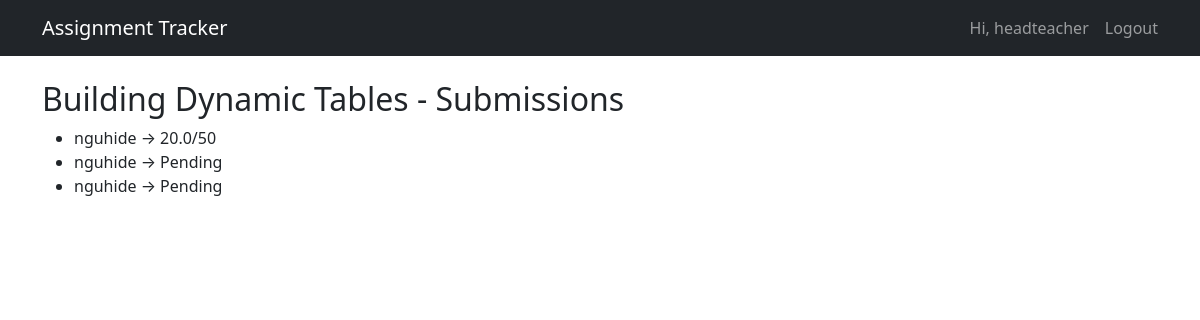
The app's page /assignments/1/ (signed in) with its own data.
### tracker/models.py (models this page shows, shortened)
class Assignment(models.Model): # an assignment created by a teacher
    title = models.CharField(max_length=200)
    description = models.TextField(blank=True)
    file = models.FileField(upload_to="assignments/", blank=True, null=True)
    subject = models.ForeignKey(Subject, on_delete=models.CASCADE, null=True, blank=True)
    teacher = models.ForeignKey(User, on_delete=models.CASCADE, related_name="created_assignments")
    created_at = models.DateTimeField(auto_now_add=True)
    max_score = models.PositiveIntegerField(default=100)  # max possible score

class Submission(models.Model): # student submission to an assignment
    assignment = models.ForeignKey(Assignment, on_delete=models.CASCADE, related_name="submissions")
    student = models.ForeignKey(StudentProfile, on_delete=models.CASCADE)
    answer_file = models.FileField(upload_to="assignment_answers/", blank=True, null=True)
    answer_text = models.TextField(blank=True, null=True)
    submitted_at = models.DateTimeField(auto_now_add=True)
    score = models.FloatField(blank=True, null=True)
    feedback = models.TextField(blank=True, null=True)
    is_reviewed = models.BooleanField(default=False)

class StudentProfile(models.Model):
    user = models.OneToOneField(User, on_delete=models.CASCADE)
    classroom = models.ForeignKey(
        ClassRoom, on_delete=models.SET_NULL, null=True, blank=True
    )

### tracker/views.py (the view)
# urls.py: path("assignments/<int:pk>/", views.assignment_detail, name="assignment_detail"),
@login_required
def assignment_detail(request, pk):
    assignment = get_object_or_404(Assignment, pk=pk, teacher=request.user)
    submissions = assignment.submissions.select_related("student")
    return render(request, "tracker/assignment_detail.html", {
        "assignment": assignment,
        "submissions": submissions,
    })

### tracker/templates/tracker/assignment_detail.html
{% extends "tracker/base.html" %}
{% block content %}
<h2>{{ assignment.title }} - Submissions</h2>
<ul>
  {% for s in submissions %}
    <li>
      {{ s.student.user.username }} →
      {% if s.score %}
        {{ s.score }}/{{ assignment.max_score }}
      {% else %}
        Pending
      {% endif %}
    </li>
  {% empty %}
    <li>No submissions yet.</li>
  {% endfor %}
</ul>
{% endblock %}

### tracker/templates/tracker/base.html (shortened to what this page needs)
<!DOCTYPE html>
<html lang="en">
<head>
  <link rel="stylesheet" href="https://cdn.jsdelivr.net/npm/bootstrap@5.3.2/dist/css/bootstrap.min.css">
</head>
<body>
<nav class="navbar navbar-expand-lg navbar-dark bg-dark mb-4">
  <div class="container">
    {% if user.is_authenticated %}
      {% if user.profile.role == 'teacher' %}
        <a class="navbar-brand" href="{% url 'teacher_dashboard' %}">Assignment Tracker</a>
      {% else %}
        <a class="navbar-brand" href="{% url 'student_dashboard' %}">Assignment Tracker</a>
    {% endif %}
    {% else %}
      <a class="navbar-brand" href="{% url 'home' %}">Assignment Tracker</a>
    {% endif %}
    <div class="collapse navbar-collapse" id="navbarNav">
      <ul class="navbar-nav ms-auto">
        {% if user.is_authenticated %}
          <li class="nav-item me-3"><span class="navbar-text">Hi, {{ user.username }}</span></li>
          <li class="nav-item">
            <form action="{% url 'logout' %}" method="post" style="display:inline;">
              <button type="submit" class="btn btn-link nav-link" style="padding:0;">Logout</button>
            </form>
          </li>
        {% else %}
          <li class="nav-item"><a class="nav-link" href="{% url 'login' %}">Login</a></li>
          <li class="nav-item"><a class="nav-link" href="{% url 'register' %}">Register</a></li>
        {% endif %}
      </ul>
    </div>
  </div>
</nav>
<div class="container">
  {% block content %}{% endblock %}
</div>
</body>
</html>

### records on screen
Assignment: title "Building Dynamic Tables", max_score "50"
Submission: student.user.username "nguhide", score "20.0"
Submission: student.user.username "nguhide", shows "Pending"
Submission: student.user.username "nguhide", shows "Pending"

### other values on screen
{{ user.username }} "headteacher"
